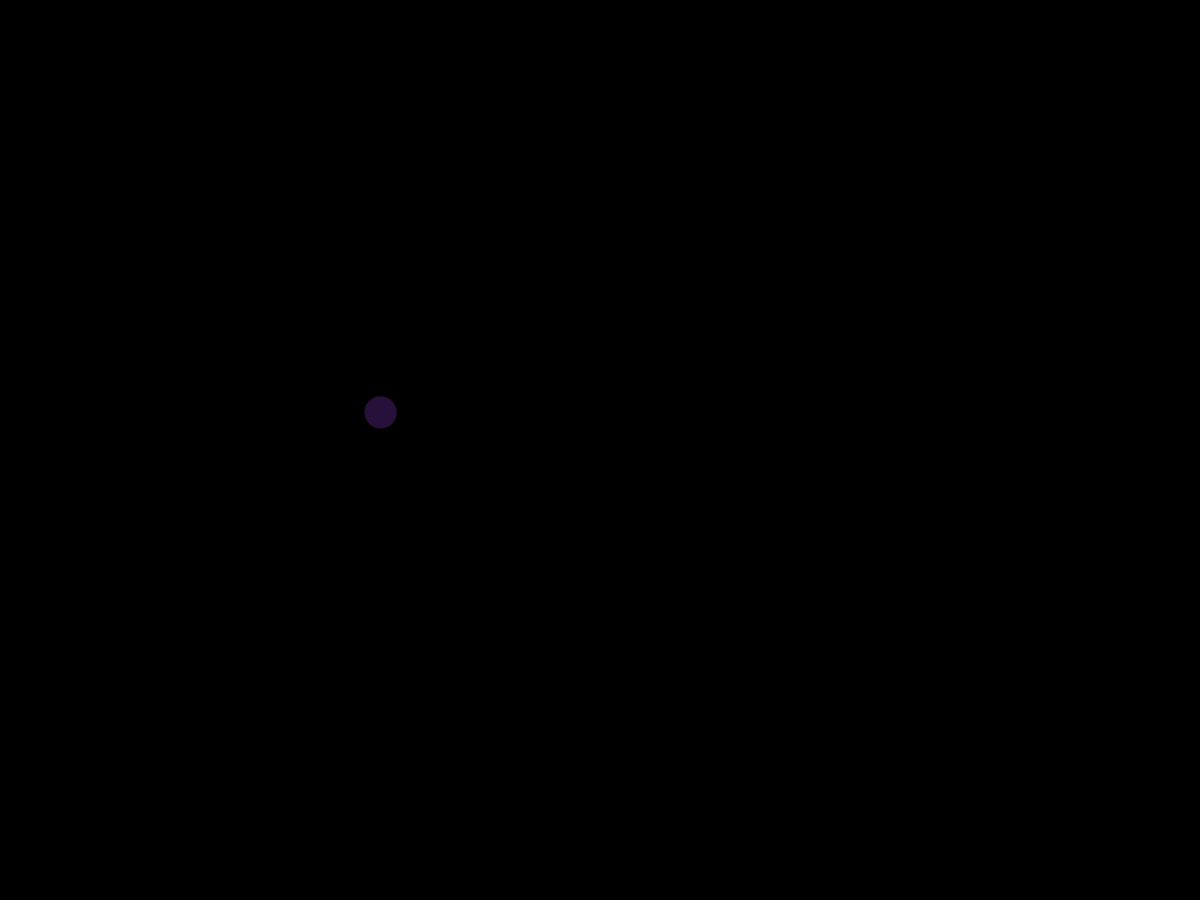
Frame 1 (no input)
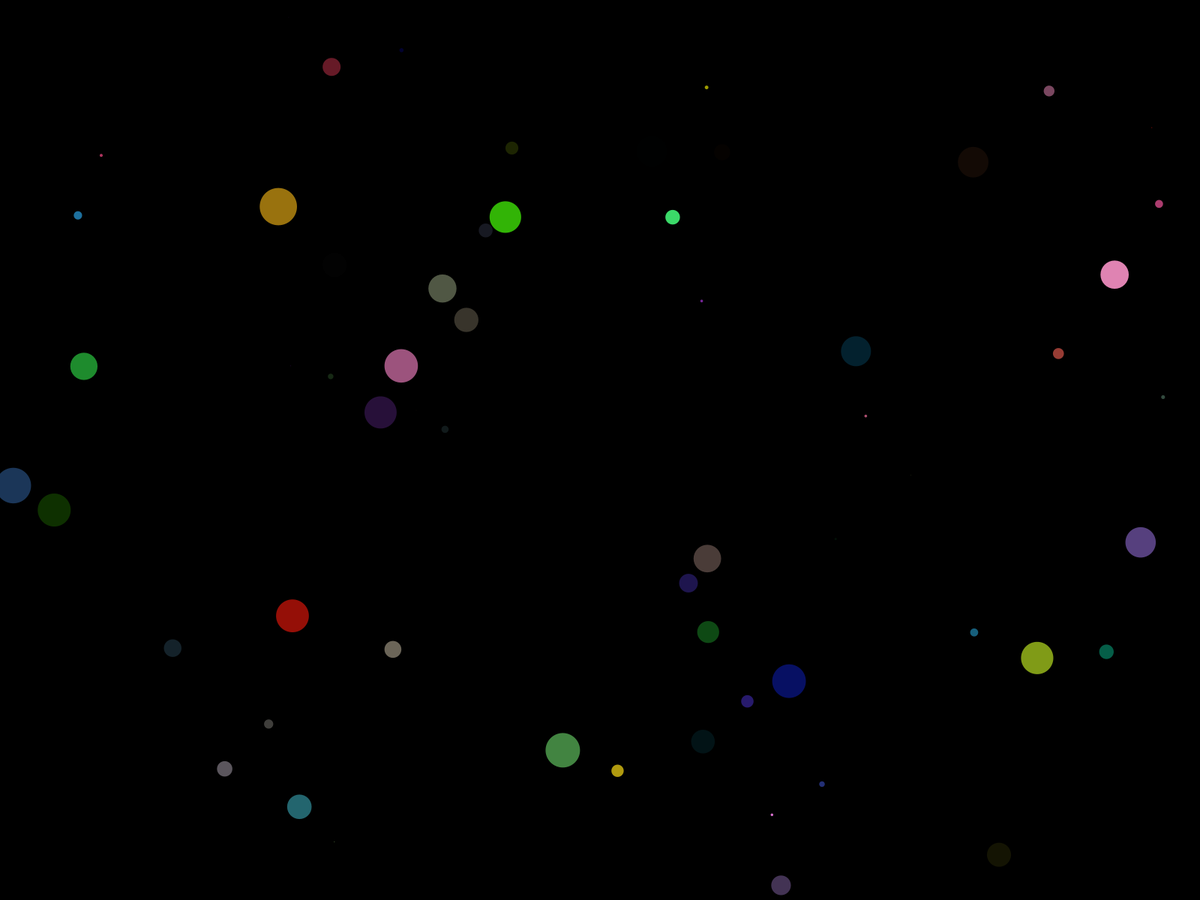
Frame 60 (the mouse pressed at the canvas centre just before this capture)
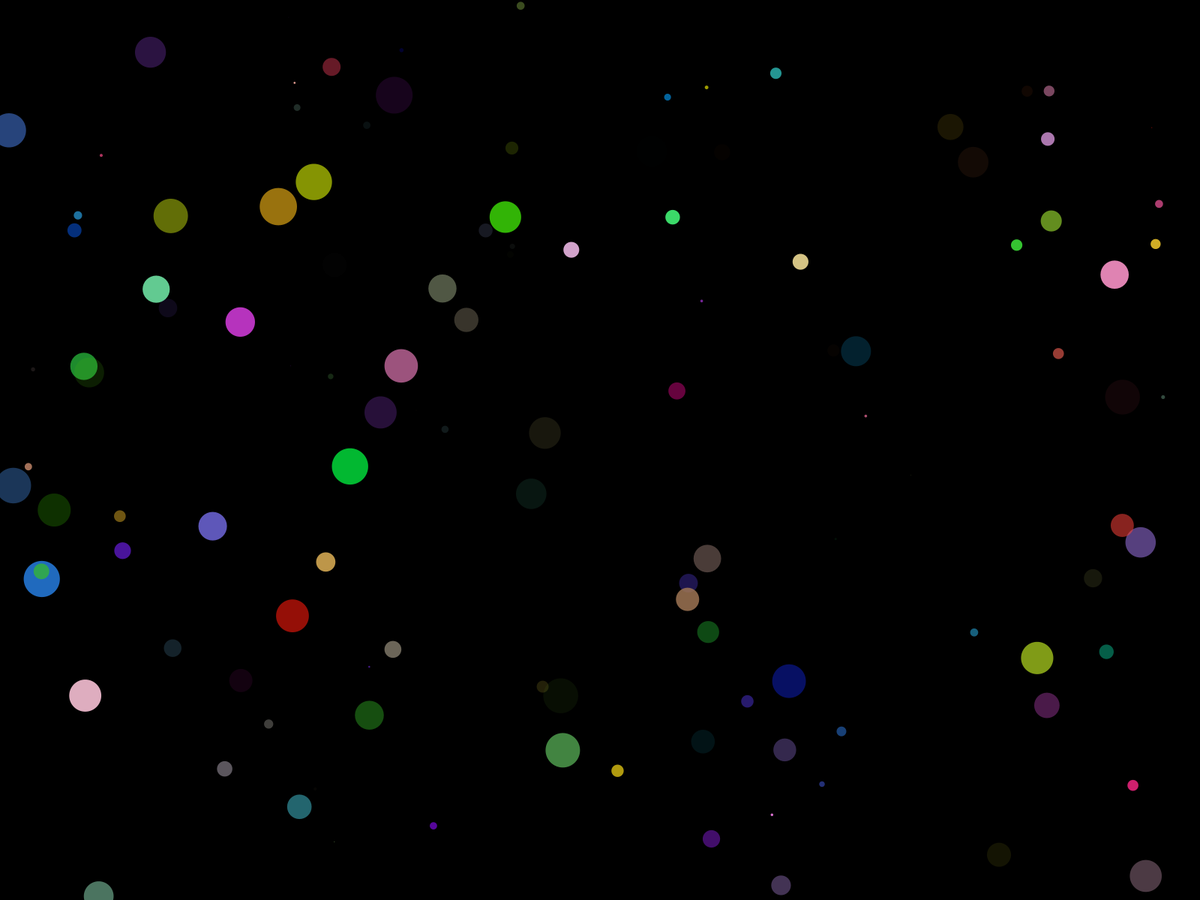
Frame 120 (the mouse held since frame 60 and released just before this capture)

The Processing sketch that drew these frames (run headless with seeded random() and noise(); from frame 60 on, the mouse is pressed at the canvas centre):

// Processing sketch: variabili_6
// ── variabili_6.pde
//RANDOM
// random(high)
// random(low,high)

float r;
float g;
float b;
float a;
float diametro;
float x;
float y;

void setup(){
  //size(600, 600);
  fullScreen();
  background(0);
}

void draw(){
  r = random(255);
  g = random(255);
  b = random(255);
  a = random(255);
  diametro = random(50);
  x = random(width);
  y = random(height);
  
  noStroke();
  fill(r,g,b,a);
  ellipse(x,y,diametro,diametro);
}

void mousePressed() {
  save("randomWall" + hour() + minute() + second() +".jpg");
}
